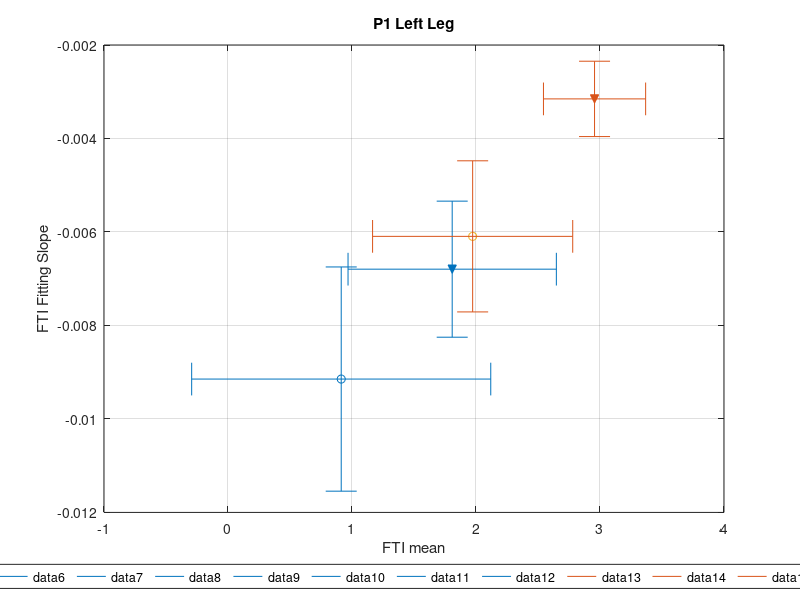

This chart was generated by the following MATLAB code:
%
% MATLAB code - EMA Matrix Experiments
% 2020-01-25
% Lucas de Macedo Pinheiro
% 
%   Plot the slope and errorbars for one participant
%
%

% clear; close all;

% FTI mean, Slopes (s) and their std (i)
L1SES   = struct('f',0.913,'ff',1.206,'s',1e-3*(-9.147),'ss',1e-3*(11.546-6.749)/2);
L1SDSS  = struct('f',1.808,'ff',0.840,'s',1e-3*(-6.796),'ss',1e-3*(8.251-5.340)/2);
% R1SES   = struct('f',1.418,'ff',0.935,'s',1e-3*(-7.223),'ss',(9.021-5.425)/2);
% R1SDSS  = struct('f',2.489,'ff',0.807,'s',1e-3*(-7.539),'ss',(8.566-6.511)/2);

L2SES   = struct('f',1.973,'ff',0.807,'s',1e-3*(-6.094),'ss',1e-3*(7.710-4.477)/2);
L2SDSS  = struct('f',2.956,'ff',0.412,'s',1e-3*(-3.153),'ss',1e-3*(3.959-2.347)/2);
% R2SES   = struct('f',1.457,'ff',0.909,'s',1e-3*(-7.511),'ss',(8.993-6.029)/2);
% R2SDSS  = struct('f',3.202,'ff',0.450,'s',1e-3*(-3.975),'ss',(4.522-3.428)/2);

colors = {...
[     0    0.4470    0.7410];
[0.8500    0.3250    0.0980];
[0.9290    0.6940    0.1250];
[0.4940    0.1840    0.5560];
[0.4660    0.6740    0.1880];
[0.3010    0.7450    0.9330];
[0.6350    0.0780    0.1840]...
};

figure
hold on
plot(L1SES.f, L1SES.s,'o',L1SDSS.f, L1SDSS.s,'v','Color',colors{1},'MarkerFaceColor',colors{1});
plot(L2SES.f, L2SES.s,'o',L2SDSS.f, L2SDSS.s,'v','Color',colors{2},'MarkerFaceColor',colors{2});
xlabel 'FTI mean'
ylabel 'FTI Fitting Slope'
title 'P1 Left Leg'; box on; grid on;
legend('L1SES','L1SDSS','L2SES','L2SDSS','Location','SouthOutside','Orientation','Horizontal');

%% Plot the flawless custom made error bars

Yrange = ylim;
Xrange = xlim;
ErrorCapX = 0.1*(Yrange(2)-Yrange(1));
ErrorCapY = 0.1*(Xrange(2)-Xrange(1));

line([L1SES.f-L1SES.ff L1SES.f+L1SES.ff],[L1SES.s L1SES.s],'Color',colors{1}); % ErrorBarX
line([L1SES.f-L1SES.ff L1SES.f-L1SES.ff],[L1SES.s+ErrorCapX/2 L1SES.s-ErrorCapX/2],'Color',colors{1}); % ErrorCapX
line([L1SES.f+L1SES.ff L1SES.f+L1SES.ff],[L1SES.s+ErrorCapX/2 L1SES.s-ErrorCapX/2],'Color',colors{1}); % ErrorCapX
line([L1SES.f L1SES.f],[L1SES.s-L1SES.ss L1SES.s+L1SES.ss],'Color',colors{1}); % ErrorBarY
line([L1SES.f-ErrorCapY/2 L1SES.f+ErrorCapY/2],[L1SES.s+L1SES.ss L1SES.s+L1SES.ss],'Color',colors{1}); % ErrorCapY
line([L1SES.f-ErrorCapY/2 L1SES.f+ErrorCapY/2],[L1SES.s-L1SES.ss L1SES.s-L1SES.ss],'Color',colors{1}); % ErrorCapY

line([L1SDSS.f-L1SDSS.ff L1SDSS.f+L1SDSS.ff],[L1SDSS.s L1SDSS.s],'Color',colors{1}); % ErrorBarX
line([L1SDSS.f-L1SDSS.ff L1SDSS.f-L1SDSS.ff],[L1SDSS.s+ErrorCapX/2 L1SDSS.s-ErrorCapX/2],'Color',colors{1}); % ErrorCapX
line([L1SDSS.f+L1SDSS.ff L1SDSS.f+L1SDSS.ff],[L1SDSS.s+ErrorCapX/2 L1SDSS.s-ErrorCapX/2],'Color',colors{1}); % ErrorCapX
line([L1SDSS.f L1SDSS.f],[L1SDSS.s-L1SDSS.ss L1SDSS.s+L1SDSS.ss],'Color',colors{1}); % ErrorBarY
line([L1SDSS.f-ErrorCapY/2 L1SDSS.f+ErrorCapY/2],[L1SDSS.s+L1SDSS.ss L1SDSS.s+L1SDSS.ss],'Color',colors{1}); % ErrorCapY
line([L1SDSS.f-ErrorCapY/2 L1SDSS.f+ErrorCapY/2],[L1SDSS.s-L1SDSS.ss L1SDSS.s-L1SDSS.ss],'Color',colors{1}); % ErrorCapY

line([L2SES.f-L2SES.ff L2SES.f+L2SES.ff],[L2SES.s L2SES.s],'Color',colors{2}); % ErrorBarX
line([L2SES.f-L2SES.ff L2SES.f-L2SES.ff],[L2SES.s+ErrorCapX/2 L2SES.s-ErrorCapX/2],'Color',colors{2}); % ErrorCapX
line([L2SES.f+L2SES.ff L2SES.f+L2SES.ff],[L2SES.s+ErrorCapX/2 L2SES.s-ErrorCapX/2],'Color',colors{2}); % ErrorCapX
line([L2SES.f L2SES.f],[L2SES.s-L2SES.ss L2SES.s+L2SES.ss],'Color',colors{2}); % ErrorBarY
line([L2SES.f-ErrorCapY/2 L2SES.f+ErrorCapY/2],[L2SES.s+L2SES.ss L2SES.s+L2SES.ss],'Color',colors{2}); % ErrorCapY
line([L2SES.f-ErrorCapY/2 L2SES.f+ErrorCapY/2],[L2SES.s-L2SES.ss L2SES.s-L2SES.ss],'Color',colors{2}); % ErrorCapY

line([L2SDSS.f-L2SDSS.ff L2SDSS.f+L2SDSS.ff],[L2SDSS.s L2SDSS.s],'Color',colors{2}); % ErrorBarX
line([L2SDSS.f-L2SDSS.ff L2SDSS.f-L2SDSS.ff],[L2SDSS.s+ErrorCapX/2 L2SDSS.s-ErrorCapX/2],'Color',colors{2}); % ErrorCapX
line([L2SDSS.f+L2SDSS.ff L2SDSS.f+L2SDSS.ff],[L2SDSS.s+ErrorCapX/2 L2SDSS.s-ErrorCapX/2],'Color',colors{2}); % ErrorCapX
line([L2SDSS.f L2SDSS.f],[L2SDSS.s-L2SDSS.ss L2SDSS.s+L2SDSS.ss],'Color',colors{2}); % ErrorBarY
line([L2SDSS.f-ErrorCapY/2 L2SDSS.f+ErrorCapY/2],[L2SDSS.s+L2SDSS.ss L2SDSS.s+L2SDSS.ss],'Color',colors{2}); % ErrorCapY
line([L2SDSS.f-ErrorCapY/2 L2SDSS.f+ErrorCapY/2],[L2SDSS.s-L2SDSS.ss L2SDSS.s-L2SDSS.ss],'Color',colors{2}); % ErrorCapY





%% Slopes (s) and their 95% confidence interval (i)
% L1SES   = struct('s',-9.147,'i',(11.546-6.749)/2);
% L1SDSS  = struct('s',-6.796,'i',(8.251-5.340)/2);
% R1SES   = struct('s',-7.223,'i',(9.021-5.425)/2);
% R1SDSS  = struct('s',-7.539,'i',(8.566-6.511)/2);
% 
% L2SES   = struct('s',-6.094,'i',(7.710-4.477)/2);
% L2SDSS  = struct('s',-3.153,'i',(3.959-2.347)/2);
% R2SES   = struct('s',-7.511,'i',(8.993-6.029)/2);
% R2SDSS  = struct('s',-3.975,'i',(4.522-3.428)/2);
% 
% figure
% hold on
% errorbar([2,10],	1e-3*[L1SES.s,R1SES.s],1e-3*[L1SES.i,R1SES.i],      'o', 'Color', [0,0.447,0.741]);
% errorbar([3,11],	1e-3*[L1SDSS.s,R1SDSS.s],1e-3*[L1SDSS.i,R1SDSS.i],  's', 'Color', [0,0.447,0.741]);
% errorbar([5,13],	1e-3*[L2SES.s,R2SES.s],1e-3*[L2SES.i,R2SES.i],      'o', 'Color', [0.85,0.325,0.098]);
% errorbar([6,14],	1e-3*[L2SDSS.s,R2SDSS.s],1e-3*[L2SDSS.i,R2SDSS.i],  's', 'Color', [0.85,0.325,0.098]);
% plot([8 8],ylim,'Color',[0.15,0.15,0.15,0.15])
% xlim([0 16]); title 'P1'; box on;
% legend('SES 1','SDSS 1','SES 2','SDSS 2','Location','SouthOutside','Orientation','Horizontal');
% set(gca,'XTick',[4 12],'XTickLabel',{'Left Leg','Right Leg'},'TickLength',[0 0],'Ygrid', 'on');
% hold off
